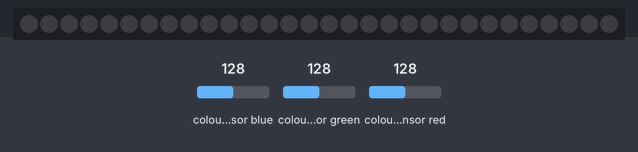
Bench run of a sketch on a simulated Arduino Uno, built with avr-gcc and run on an emulated ATmega328P. On the bench: 30 RGB LEDs in strip order, left to right. The inputs (shaded band) are chosen by the test bench; at power-on: colour sensor blue 128, colour sensor green 128, colour sensor red 128. What the sketch prints to the serial monitor is not drawn.

Above: at 1.2 s.
1.3 s: colour sensor blue set to 191
At 2.5 s:
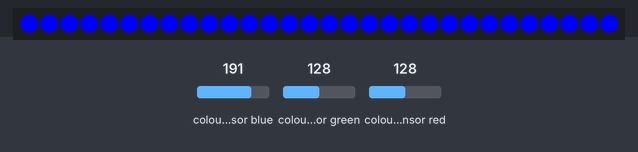
2.8 s: colour sensor green set to 250
At 4.0 s:
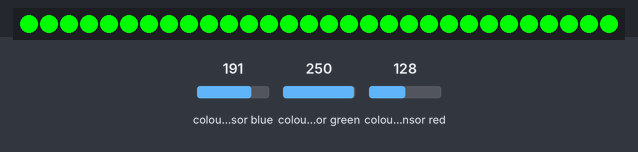
4.3 s: colour sensor blue set to 250
At 4.8 s:
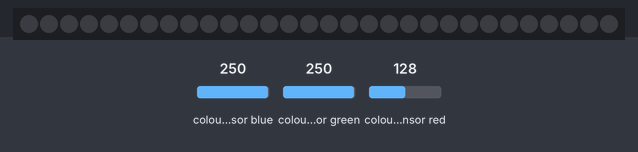
5.8 s: colour sensor blue set to 5
At 6.6 s:
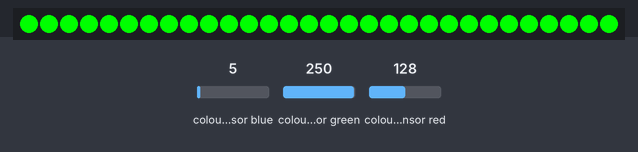
7.3 s: colour sensor green set to 5
At 8.3 s:
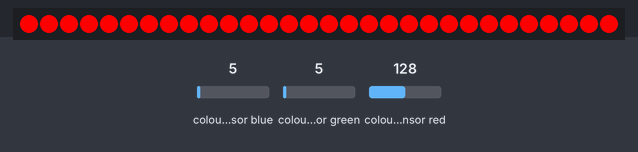
Timing chart, 0 to 9.8 s (numbered marks = the images above; inputs shaded):
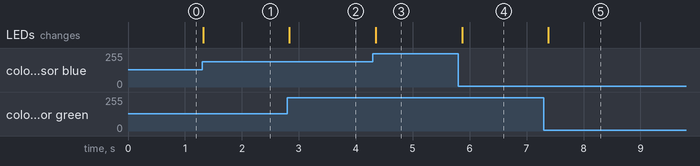

The sketch:

capteur_couleur_LED.ino
```cpp
#include <Wire.h>
#include <Adafruit_TCS34725.h>
#include <Adafruit_NeoPixel.h>

#define PIN 6
#define NUMPIXELS 30

Adafruit_TCS34725 tcs = Adafruit_TCS34725(TCS34725_INTEGRATIONTIME_50MS, TCS34725_GAIN_4X);
Adafruit_NeoPixel strip(NUMPIXELS, PIN, NEO_GRB + NEO_KHZ800);

void setup() {
  Serial.begin(9600);
  strip.begin();
  strip.show();
  tcs.begin();
}

void loop() {
  uint16_t r, g, b, c;
  tcs.getRawData(&r, &g, &b, &c);

  Serial.print("R:"); Serial.print(r);
  Serial.print(" G:"); Serial.print(g);
  Serial.print(" B:"); Serial.println(b);

  uint16_t seuil = 50;

  if (r > g + seuil && r > b + seuil) {
    allumer(255, 0, 0);
    Serial.println("→ ROUGE");

  } else if (g > r + seuil && g > b + seuil) {
    allumer(0, 255, 0);
    Serial.println("→ VERT");

  } else if (b > r + seuil && b > g + seuil) {
    allumer(0, 0, 255);
    Serial.println("→ BLEU");

  } else {
    allumer(0, 0, 0);
    Serial.println("→ INDÉTERMINÉ");
  }

  delay(200);
}

void allumer(int r, int g, int b) {
  for (int i = 0; i < NUMPIXELS; i++) {
    strip.setPixelColor(i, strip.Color(r, g, b));
  }
  strip.show();
}
```

Measured:
- after the input at 1.3 s, the LEDs: change at once (image 1)
- after the input at 2.8 s, the LEDs: change at once (image 2)
- after the input at 4.3 s, the LEDs: change after 0.05 s (image 3)
- after the input at 5.8 s, the LEDs: change after 0.07 s (image 4)
- after the input at 7.3 s, the LEDs: change after 0.09 s (image 5)
